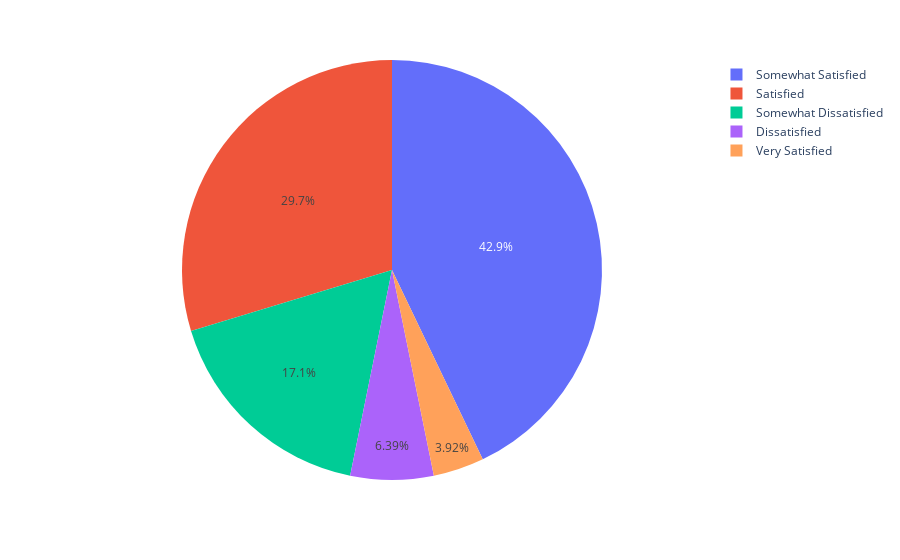
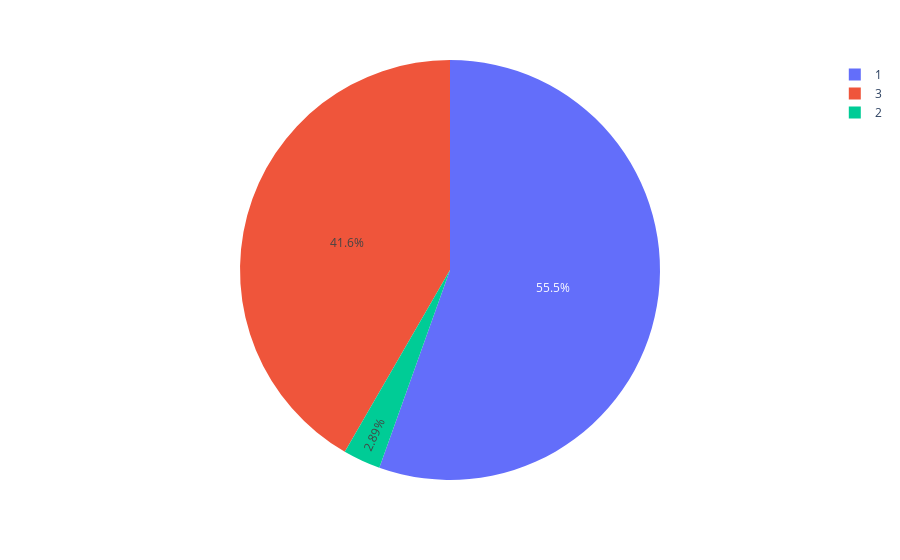
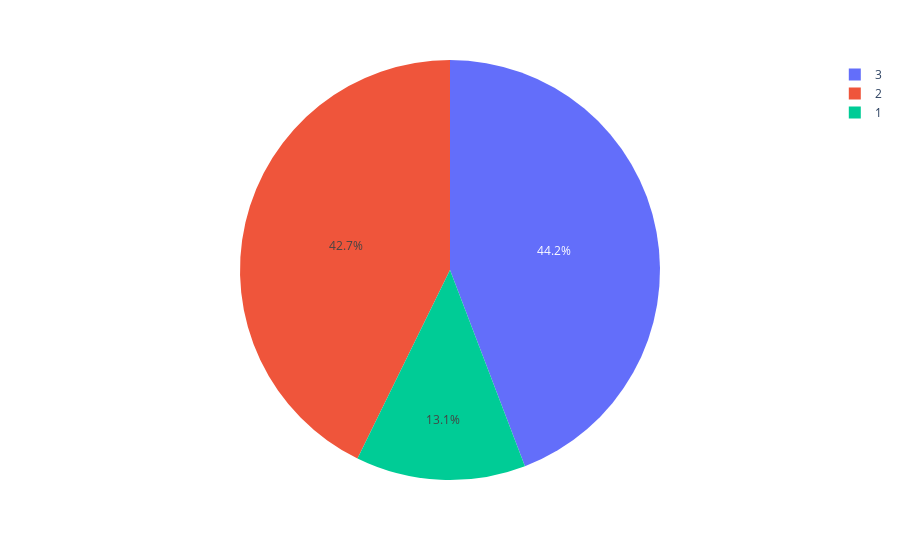

The notebook cell these images were saved under, in order:
### Code cell
# pie chart of attendee responses per input
inputs = ['satisfaction', 'length', 'numdat_2']

for input in inputs:
    breakdown_by_input = df_uniq_id.groupby(input)['iid'].count().reset_index()
    fig = px.pie(breakdown_by_input, values='iid', names=input)
    fig.show()
    #pyo.plot(fig, filename=input + '_pie.html')

### Figure 1 — Plotly figure (JSON) as saved in the notebook; plotly's stock layout.template omitted (floating-point values rounded to 4 significant figures)
{"data": [{"domain": {"x": [0, 1], "y": [0, 1]}, "hovertemplate": "satisfaction=%{label}<br>iid=%{value}<extra></extra>", "labels": ["Dissatisfied", "Satisfied", "Somewhat Dissatisfied", "Somewhat Satisfied", "Very Satisfied"], "legendgroup": "", "name": "", "showlegend": true, "type": "pie", "values": [31, 144, 83, 208, 19]}], "layout": {"legend": {"tracegroupgap": 0}, "margin": {"t": 60}}}

### Figure 2 — Plotly figure (JSON) as saved in the notebook; plotly's stock layout.template omitted (floating-point values rounded to 4 significant figures)
{"data": [{"domain": {"x": [0, 1], "y": [0, 1]}, "hovertemplate": "length=%{label}<br>iid=%{value}<extra></extra>", "labels": [1, 2, 3], "legendgroup": "", "name": "", "showlegend": true, "type": "pie", "values": [269, 14, 202]}], "layout": {"legend": {"tracegroupgap": 0}, "margin": {"t": 60}}}

### Figure 3 — Plotly figure (JSON) as saved in the notebook; plotly's stock layout.template omitted (floating-point values rounded to 4 significant figures)
{"data": [{"domain": {"x": [0, 1], "y": [0, 1]}, "hovertemplate": "numdat_2=%{label}<br>iid=%{value}<extra></extra>", "labels": [1, 2, 3], "legendgroup": "", "name": "", "showlegend": true, "type": "pie", "values": [63, 206, 213]}], "layout": {"legend": {"tracegroupgap": 0}, "margin": {"t": 60}}}
